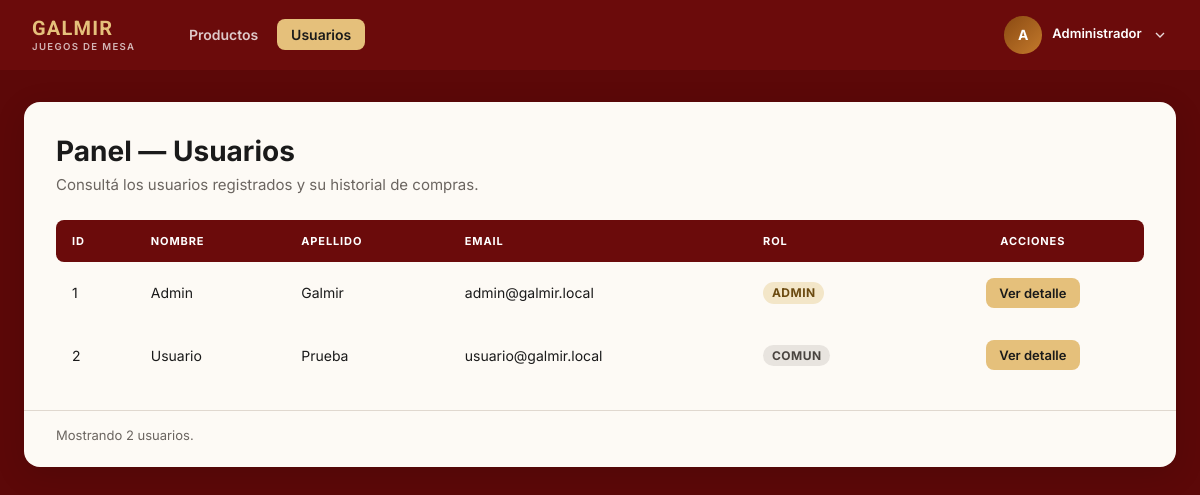
The app's page /sitio/admin/vistas/usuarios.php, older data.
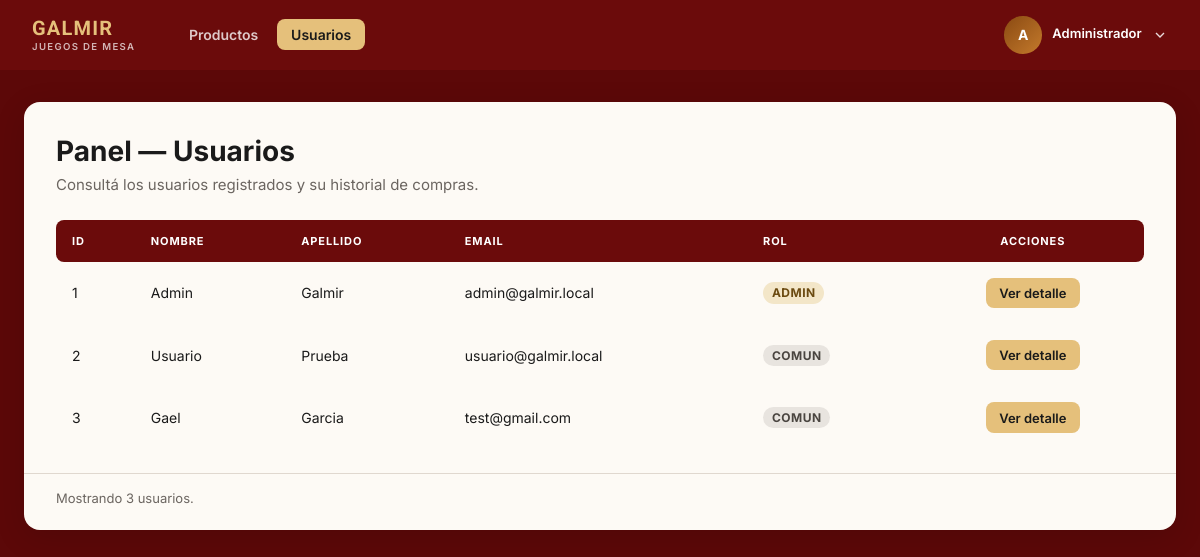
The same page, newer data.
### tables this page shows
CREATE TABLE `usuarios` (
  `usuario_id` int(10) unsigned NOT NULL AUTO_INCREMENT,
  `email` varchar(255) NOT NULL,
  `password` varchar(255) NOT NULL,
  `nombre` varchar(100) DEFAULT NULL,
  `apellido` varchar(100) DEFAULT NULL,
  `rol` enum('comun','admin') NOT NULL DEFAULT 'comun',
  PRIMARY KEY (`usuario_id`),
  UNIQUE KEY `email` (`email`)
);

### sitio/clases/Usuario.php (called while the page is built, shortened)
<?php
class Usuario
{
    private int $usuario_id = 0;
    private string $email = '';
    private ?string $nombre = null;
    private ?string $apellido = null;
    private string $rol = self::ROL_COMUN;
    public function todos(): array
    {
        $db = (new DBConexion)->getConexion();
        $stmt = $db->query(
            'SELECT usuario_id, email, password, nombre, apellido, rol
             FROM usuarios
             ORDER BY usuario_id ASC'
        );
        $stmt->setFetchMode(PDO::FETCH_CLASS, self::class);
        return $stmt->fetchAll();
    }
    public function getId(): int
    {
        return $this->usuario_id;
    }
    public function getEmail(): string
    {
        return $this->email;
    }
    public function getNombre(): string
    {
        return $this->nombre ?? '';
    }
    public function getApellido(): string
    {
        return $this->apellido ?? '';
    }
    public function getRol(): string
    {
        return $this->rol;
    }
}

### sitio/admin/vistas/usuarios.php (the view, shortened to what the changed rows need)
<?php
require_once __DIR__ . '/../../clases/Usuario.php';
$usuarioModel = new Usuario;
$usuarios = $usuarioModel->todos();
?>
<!DOCTYPE html>
<html lang="es">
<head>
    <link rel="stylesheet" href="css/productos.css?v=20260725-1">
</head>
<body class="admin-productos">
    <main class="admin-productos__main">
        <div class="admin-productos__card">
            <header class="admin-productos__header">
                <div>
                    <h1 class="admin-productos__title">Panel — Usuarios</h1>
                </div>
            </header>
            <div class="admin-productos__table-wrap">
                <table class="admin-productos__table">
                    <thead>
                        <tr>
                            <th scope="col">ID</th>
                            <th scope="col">Nombre</th>
                            <th scope="col">Apellido</th>
                            <th scope="col">Email</th>
                            <th scope="col">Rol</th>
                            <th scope="col">Acciones</th>
                        </tr>
                    </thead>
                    <tbody>
                        <?php if (count($usuarios) === 0): ?>
                            <tr>
                                <td class="admin-productos__empty" colspan="6">No hay usuarios registrados.</td>
                            </tr>
                        <?php else: ?>
                            <?php foreach ($usuarios as $usuario): ?>
                                <tr>
                                    <td><?= (int) $usuario->getId() ?></td>
                                    <td><?= htmlspecialchars($usuario->getNombre(), ENT_QUOTES, 'UTF-8') ?></td>
                                    <td><?= htmlspecialchars($usuario->getApellido(), ENT_QUOTES, 'UTF-8') ?></td>
                                    <td><?= htmlspecialchars($usuario->getEmail(), ENT_QUOTES, 'UTF-8') ?></td>
                                    <td>
                                        <span class="admin-productos__rol admin-productos__rol--<?= htmlspecialchars($usuario->getRol(), ENT_QUOTES, 'UTF-8') ?>">
                                            <?= htmlspecialchars($usuario->getRol(), ENT_QUOTES, 'UTF-8') ?>
                                        </span>
                                    </td>
                                    <td>
                                        <a
                                            class="admin-productos__link-detalle"
                                            href="index.php?seccion=usuario-detalle&amp;id=<?= (int) $usuario->getId() ?>"
                                        >
                                            Ver detalle
                                        </a>
                                    </td>
                                </tr>
                            <?php endforeach; ?>
                        <?php endif; ?>
                    </tbody>
                </table>
            </div>
            <footer class="admin-productos__footer">
                Mostrando <?= count($usuarios) ?> usuario<?= count($usuarios) === 1 ? '' : 's' ?>.
            </footer>
        </div>
    </main>
</body>
</html>

Row changes from the older to the newer data that the page shows:
added usuarios: usuario_id "3", nombre "Gael", apellido "Garcia", email "test@gmail.com", rol "COMUN"
Text that changed along with them:
count($usuarios): "2" → "3"
